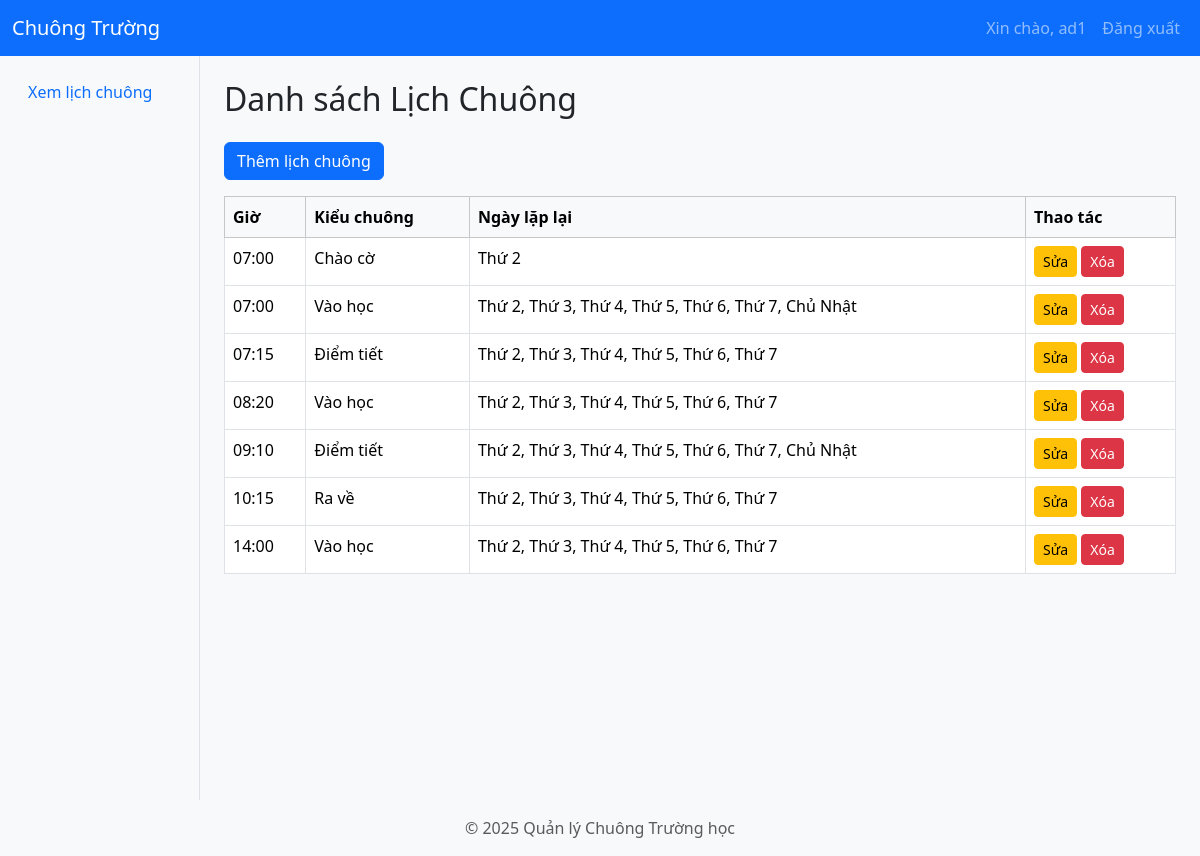
Page /schedules (signed in) on the committed database.
### app/models/schedule.py (models this page shows, shortened)
class Schedule(db.Model):
    id = db.Column(db.Integer, primary_key=True)
    school_id = db.Column(db.Integer, db.ForeignKey('schools.id'), nullable=False)  # Corrected table name for foreign key
    profile_id = db.Column(db.Integer, db.ForeignKey('bell_profiles.id'), nullable=True)
    time_point = db.Column(db.Time, nullable=False)  # Điểm thời gian duy nhất thay vì start/end
    day_of_week = db.Column(db.Integer, nullable=False)  # 0 = Thứ Hai, ..., 6 = Chủ Nhật
    bell_type = db.Column(db.String(50), nullable=False)  # Loại chuông (ví dụ: "vào học", "điểm tiết", "ra chơi", "ra về")
    is_summer = db.Column(db.Boolean, default=False)
    school = db.relationship('School', back_populates='schedules')
    profile = db.relationship('BellProfile', back_populates='schedules')

### app/routes/schedule_routes.py (the view)
@schedule_bp.route('/schedules', methods=['GET'])
@login_required
@school_specific_access
def schedules_page():
    user = session.get('user')
    logging.debug(f"User session data: {user}")
    if not user:
        flash('Không tìm thấy thông tin người dùng!', 'danger')
        return redirect(url_for('auth.login'))
    if user.get('role') == 'admin':
        school_id = request.args.get('school_id')
        logging.debug(f"Admin accessing schedules with school_id: {school_id}")
        schools = School.query.all()
        schedules = []
        if school_id:
            schedules = Schedule.query.filter_by(school_id=school_id).all()
            schedules = sorted(schedules, key=lambda schedule: schedule.time_point)
        return render_template('schedules_admin.html', schedules=schedules, schools=schools, selected_school_id=int(school_id) if school_id else None)
    elif user.get('role') in ['school_admin', 'school_user']:
        school_id = user.get('school_id')
        logging.debug(f"School user/admin accessing schedules for school_id: {school_id}")
        if not school_id:
            flash('Không tìm thấy trường học của bạn!', 'danger')
            return redirect(url_for('index'))
        schedules = Schedule.query.filter_by(school_id=school_id).all()
        schedules = sorted(schedules, key=lambda schedule: schedule.time_point)
        schools = School.query.filter_by(id=school_id).all()
        return render_template('schedules.html', schedules=schedules, schools=schools)
    else:
        logging.warning(f"Unauthorized access attempt by user: {user}")
        flash('Bạn không có quyền truy cập!', 'danger')
        return redirect(url_for('index'))

### app/__init__.py (called while the page is built)
def create_app():
    app = Flask(__name__)
    app.config.from_object('app.config.Config')
    db.init_app(app)
    jwt.init_app(app)
    migrate.init_app(app, db)  # Bind Flask-Migrate to the app and db
    login_manager.init_app(app)  # Initialize Flask-Login
    login_manager.login_view = 'auth.login'  # Set the login view
    @app.context_processor
    def inject_user():
        from flask_login import current_user
        return dict(current_user=current_user)
    from app.utils.jwt_patch import apply_jwt_patch
    apply_jwt_patch()
    from app.routes import register_routes
    register_routes(app)
    def get_day_name(index):
        days = ['Thứ 2', 'Thứ 3', 'Thứ 4', 'Thứ 5', 'Thứ 6', 'Thứ 7', 'Chủ Nhật']
        return days[index]
    app.jinja_env.filters['get_day_name'] = get_day_name
    return app

### app/templates/schedules.html (shortened to what this page needs)
{% extends 'layout.html' %}
{% block content %}
<h2 class="mb-4">Danh sách Lịch Chuông</h2>
<div class="d-flex justify-content-between mb-3">
    <button class="btn btn-primary" data-bs-toggle="modal" data-bs-target="#addScheduleModal">Thêm lịch chuông</button>
</div>
<table class="table table-bordered table-hover">
    <thead class="table-light">
        <tr>
            <th>Giờ</th>
            <th>Kiểu chuông</th>
            <th>Ngày lặp lại</th>
            <th>Thao tác</th>
        </tr>
    </thead>
    <tbody>
        {% set days = ['Thứ 2', 'Thứ 3', 'Thứ 4', 'Thứ 5', 'Thứ 6', 'Thứ 7', 'Chủ Nhật'] %}
        {% for key, group in schedules|groupby(attribute='time_point') %}
        {% for bell_type, items in group|groupby(attribute='bell_type') %}
        <tr>
            <td>{{ key.strftime('%H:%M') }}</td>
            <td>{{ bell_type }}</td>
            <td>
                {% for schedule in items %}
                {{ days[schedule.day_of_week] }}{% if not loop.last %}, {% endif %}
                {% endfor %}
            </td>
            <td>
                <a href="/schedules/edit/{{ items[0].id }}" class="btn btn-sm btn-warning">Sửa</a>
                <a href="/schedules/delete/{{ items[0].id }}" class="btn btn-sm btn-danger" onclick="return confirm('Bạn có chắc muốn xóa?')">Xóa</a>
            </td>
        </tr>
        {% endfor %}
        {% endfor %}
    </tbody>
</table>
{% endblock %}

### app/static/css/style.css (style rules this page uses)
body { background-color: #f8f9fa; }

### rows in the picture
Schedule: strftime "07:00", bell_type "Chào cờ", day_of_week "Thứ 2"
Schedule: bell_type "Vào học", day_of_week "Thứ 2"
Schedule: day_of_week "Thứ 3"
Schedule: day_of_week "Thứ 4"
Schedule: day_of_week "Thứ 5"
Schedule: day_of_week "Thứ 6"
Schedule: day_of_week "Thứ 7"
Schedule: day_of_week "Chủ Nhật"
Schedule: strftime "07:15", bell_type "Điểm tiết", day_of_week "Thứ 2"
Schedule: day_of_week "Thứ 3"
Schedule: day_of_week "Thứ 4"
Schedule: day_of_week "Thứ 5"
Schedule: day_of_week "Thứ 6"
Schedule: day_of_week "Thứ 7"
Schedule: strftime "08:20", bell_type "Vào học", day_of_week "Thứ 2"
Schedule: day_of_week "Thứ 3"
Schedule: day_of_week "Thứ 4"
Schedule: day_of_week "Thứ 5"
Schedule: day_of_week "Thứ 6"
Schedule: day_of_week "Thứ 7"
Schedule: strftime "09:10", bell_type "Điểm tiết", day_of_week "Thứ 2"
Schedule: day_of_week "Thứ 3"
Schedule: day_of_week "Thứ 4"
Schedule: day_of_week "Thứ 5"
Schedule: day_of_week "Thứ 6"
Schedule: day_of_week "Thứ 7"
Schedule: day_of_week "Chủ Nhật"
Schedule: strftime "10:15", bell_type "Ra về", day_of_week "Thứ 2"
Schedule: day_of_week "Thứ 3"
Schedule: day_of_week "Thứ 4"
Schedule: day_of_week "Thứ 5"
Schedule: day_of_week "Thứ 6"
Schedule: day_of_week "Thứ 7"
Schedule: strftime "14:00", bell_type "Vào học", day_of_week "Thứ 2"
Schedule: day_of_week "Thứ 3"
Schedule: day_of_week "Thứ 4"
Schedule: day_of_week "Thứ 5"
Schedule: day_of_week "Thứ 6"
Schedule: day_of_week "Thứ 7"

### other values in the picture
{{ session['user']['username'] }} "ad1"
